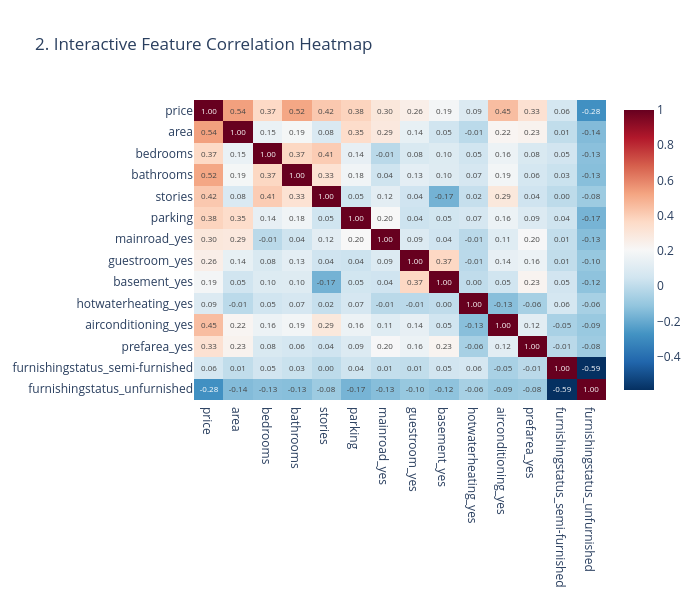

The notebook cell saved with this chart:
### Code cell
# 2. The Dynamic Heatmap
# Hover to see the exact correlation coefficient up to multiple decimal points.
corr_matrix = df.corr()
fig2 = px.imshow(corr_matrix, text_auto='.2f', aspect="auto", 
                 title="2. Interactive Feature Correlation Heatmap",
                 color_continuous_scale='RdBu_r',
                 width = 700, height = 600)
fig2.show()

### Figure 1 — Plotly figure (JSON) as saved in the notebook; plotly's stock layout.template omitted (floating-point values rounded to 4 significant figures; data arrays with more than 128 entries replaced by an {"elided": "..."} marker saying what was removed)
{"data": [{"coloraxis": "coloraxis", "hovertemplate": "x: %{x}<br>y: %{y}<br>color: %{z}<extra></extra>", "name": "0", "texttemplate": "%{z:.2f}", "type": "heatmap", "x": ["price", "area", "bedrooms", "bathrooms", "stories", "parking", "mainroad_yes", "guestroom_yes", "basement_yes", "hotwaterheating_yes", "airconditioning_yes", "prefarea_yes", "furnishingstatus_semi-furnished", "furnishingstatus_unfurnished"], "xaxis": "x", "y": ["price", "area", "bedrooms", "bathrooms", "stories", "parking", "mainroad_yes", "guestroom_yes", "basement_yes", "hotwaterheating_yes", "airconditioning_yes", "prefarea_yes", "furnishingstatus_semi-furnished", "furnishingstatus_unfurnished"], "yaxis": "y", "z": {"elided": "14x14 float values"}}], "layout": {"coloraxis": {"colorscale": [[0, "rgb(5,48,97)"], [0.1, "rgb(33,102,172)"], [0.2, "rgb(67,147,195)"], [0.3, "rgb(146,197,222)"], [0.4, "rgb(209,229,240)"], [0.5, "rgb(247,247,247)"], [0.6, "rgb(253,219,199)"], [0.7, "rgb(244,165,130)"], [0.8, "rgb(214,96,77)"], [0.9, "rgb(178,24,43)"], [1, "rgb(103,0,31)"]]}, "height": 600, "title": {"text": "2. Interactive Feature Correlation Heatmap"}, "width": 700, "xaxis": {"anchor": "y", "domain": [0, 1]}, "yaxis": {"anchor": "x", "autorange": "reversed", "domain": [0, 1]}}}
